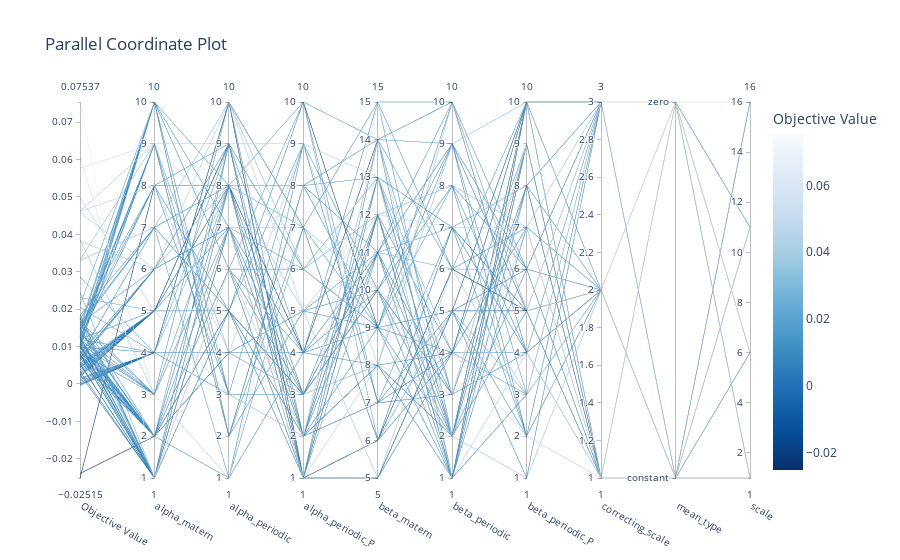

Notebook code for this chart:
### Code cell
# import visualization functions from optuna to visualize the hyperparameter tuning process
from optuna.visualization import (plot_optimization_history,
                                 plot_param_importances,
                                 plot_contour, 
                                 plot_parallel_coordinate)

study = model_winter.study
plot_parallel_coordinate(study)
